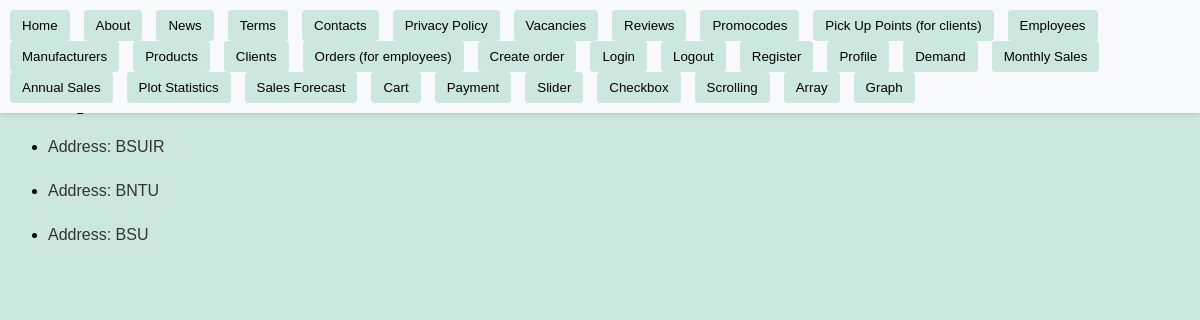
/pickuppoints/ (signed in), run on the app's committed database.
### store/models.py (models this page shows, shortened)
class PickUpPoint(models.Model):
    address = models.CharField(max_length=100)

### store/decorators.py (the view)
    def wrapper(request, *args, **kwargs):
        if request.user.is_authenticated and (
            request.user.is_client or request.user.is_superuser
        ):
            return view_func(request, *args, **kwargs)
        else:
            return redirect("about")

### store/views/pages_views.py (called while the page is built)
@client_required
def pickuppoints_page_view(request):
    pickuppoints = PickUpPoint.objects.all()
    context = {"pickuppoints": pickuppoints}
    logger.log(settings.LOGGING_LEVELS["info"], "VIEW: pickuppoint_page_view")
    return render(request, "pages/pickuppoint_page.html", context)

### store/templates/pages/pickuppoint_page.html (shortened to what this page needs)
{% extends "base.html" %}
{% block content%}
    <h2>Pick Up Points</h2>
    <ul>
        {% for pickuppoint in pickuppoints %}
        <li>
            <p>Address: {{ pickuppoint.address }}</p>
        </li>
        {% endfor %}
    </ul>
{% endblock content %}

### static/styles.css (style rules this page uses)
p { font-family: Arial, sans-serif; font-size: 16px; color: #333; line-height: 1.5; margin-bottom: 20px; }
body { background-color: #cce7dd; }

### data on the page
PickUpPoint: address "BSUIR"
PickUpPoint: address "BNTU"
PickUpPoint: address "BSU"
